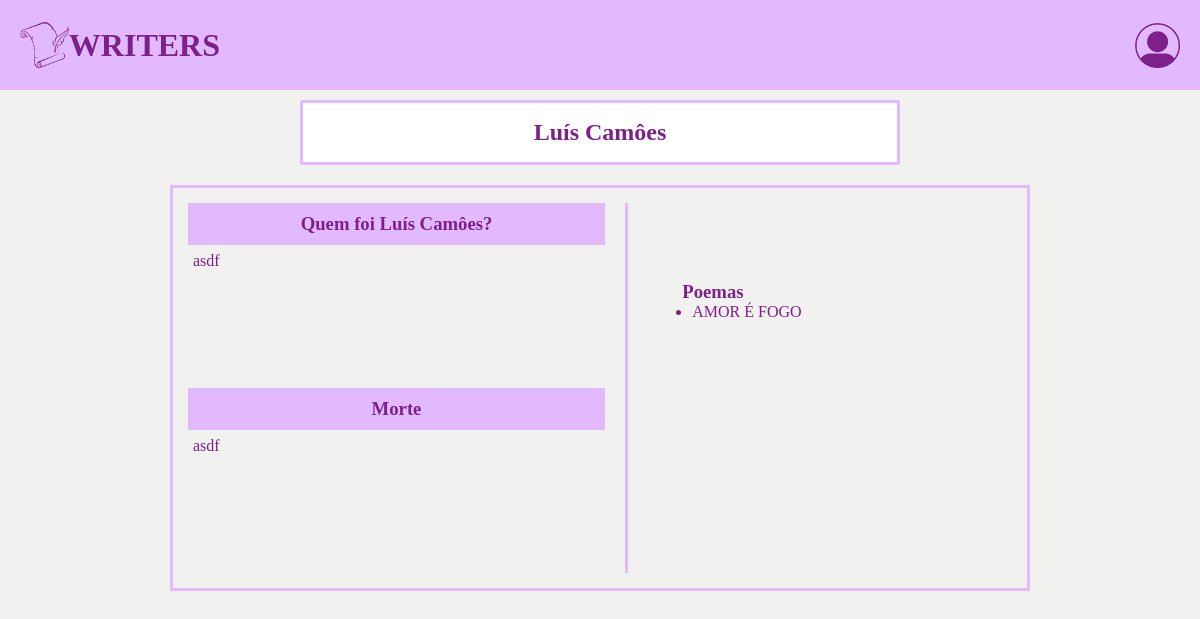
The page /author_detail/4/ on the database as committed earlier.
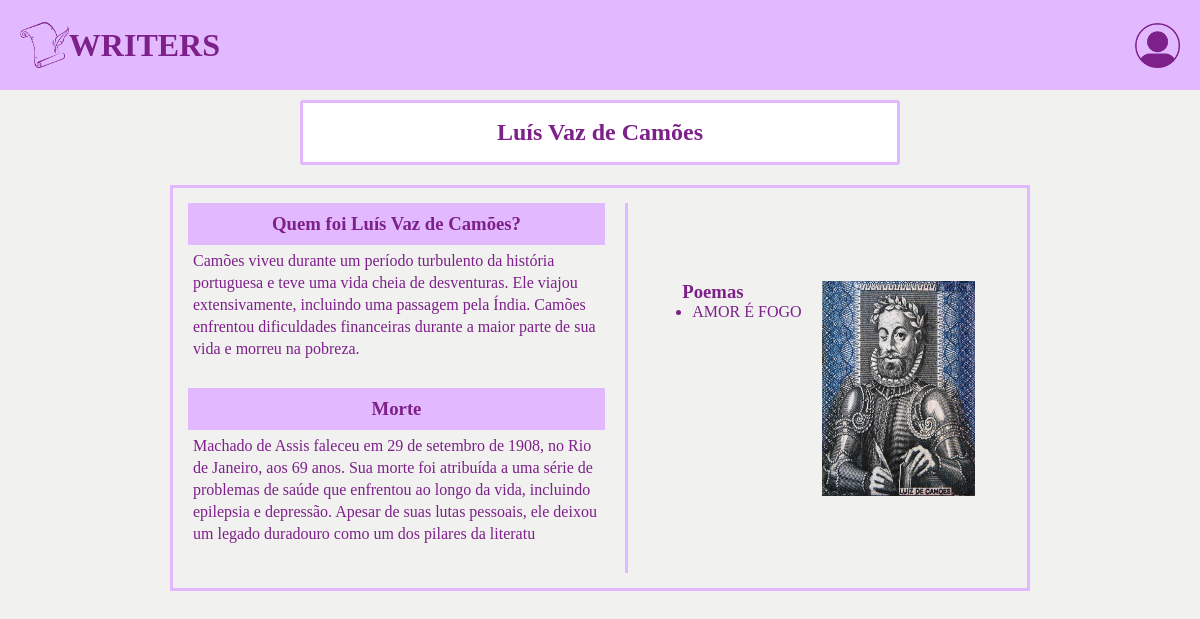
The same page on the database as committed later.
### writers/models.py (models this page shows, shortened)
class Author(models.Model):
    name = models.CharField(max_length=90)
    image = models.ImageField(upload_to='author/cover/%Y/%m/%d/', blank=True, default="")
    bio = models.CharField(max_length=300)
    death = models.CharField(max_length=300)
    date_birth = models.DateField(blank=False)
    date_death = models.DateField(blank=True, default=None)
    is_dead = models.BooleanField(default=False)
    is_poem_author = models.BooleanField(default=False)
    is_book_author = models.BooleanField(default=False)
    is_published = models.BooleanField(default=True)

### writers/views.py (the view)
# urls.py: path("author_detail/<int:id>/", views.author_detail, name="author_detail"),
def author_detail(request, id):
    author = Author.objects.get(id=id)
    poems_by_author = Poem.objects.filter(author=author)[:3]
    return render(request, 'writers/partials/author_detail.html', {'author': author,'poems_by_author': poems_by_author})

### writers/templates/writers/partials/author_detail.html
{% load static %}
{% include 'writers/partials/head.html' %}
<body>
    <main class="main">
        {% include 'writers/partials/header.html' %}
        <div class="main-author">
            <h2>{{author.name}}</h2>
        </div>
            <div class="main-home-author">
                <div class="home-menu-authors'">
                    <div class="menu-authors">
                        <div class="info">
                            <div class="itens-info-about">
                                <h3 class="itens-author-who">Quem foi {{author.name}}?</h3>
                                <p class="itens-author-about">{{author.bio}}</p>
                            </div>
                            <div class="itens-info-death">
                                <h3 class="itens-author-who">Morte</h3>
                                <p class="itens-author-about">{{author.death}}</p>
                            </div>
                        </div>
                       <div class="poems">
                        {% if poems_by_author %}
                            <div class="main-poems">
                                <h3>Poemas</h3>
                                <ul>
                                    {% for poem in poems_by_author %}
                                    <li>
                                        <a class="text-decoration-none" href="{% url "writers:poem_detail" poem.id %}">{{poem.title}}</a>
                                    </li>
                                    {% endfor %}
                                </ul>
                            </div>
                        {% endif %}
                            <div class="itens-img-authors">
                                {% if author.image %}
                                <img src="{{author.image.url}}">
                                {% endif %}                            </div>
                       </div>
                    </div>
                </div>
            </div>
    </main>
</body>
</html>

Rows that differ between the two databases and show on the page:
changed Author: name "Luís Camôes" → "Luís Vaz de Camões"; bio "asdf" → "Camões viveu durante um período turbulento da história portuguesa e teve uma vida cheia de desventuras. Ele viajou extensivamente, incluindo uma passagem pela Índia. Camões enfrentou dificuldades financeiras durante a maior parte de sua vida e morreu na pobreza."; death "asdf" → "Machado de Assis faleceu em 29 de setembro de 1908, no Rio de Janeiro, aos 69 anos. Sua morte foi atribuída a uma série de problemas de saúde que enfrentou ao longo da vida, incluindo epilepsia e depressão. Apesar de suas lutas pessoais, ele deixou um legado duradouro como um dos pilares da literatu"; image: picture added
